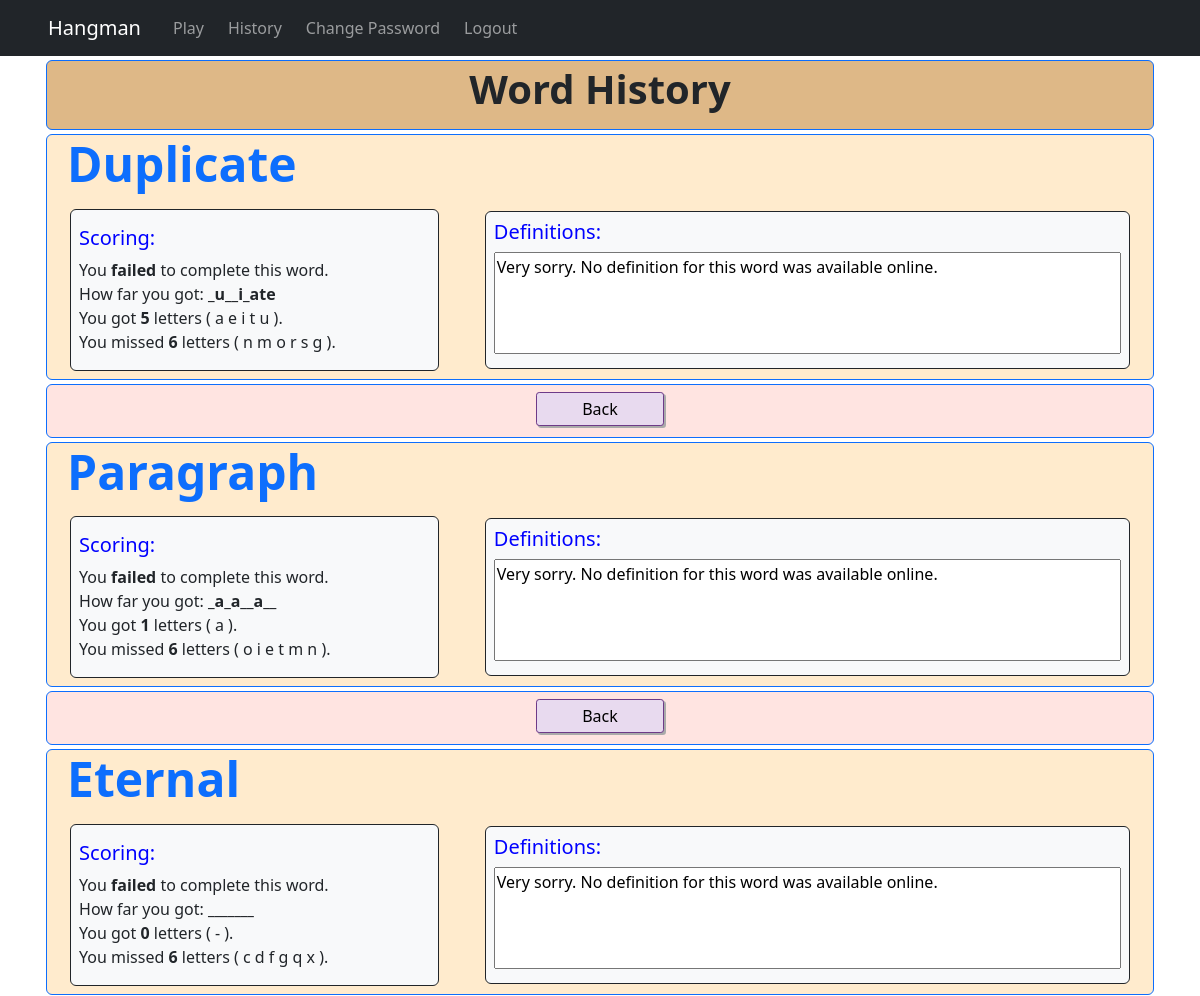
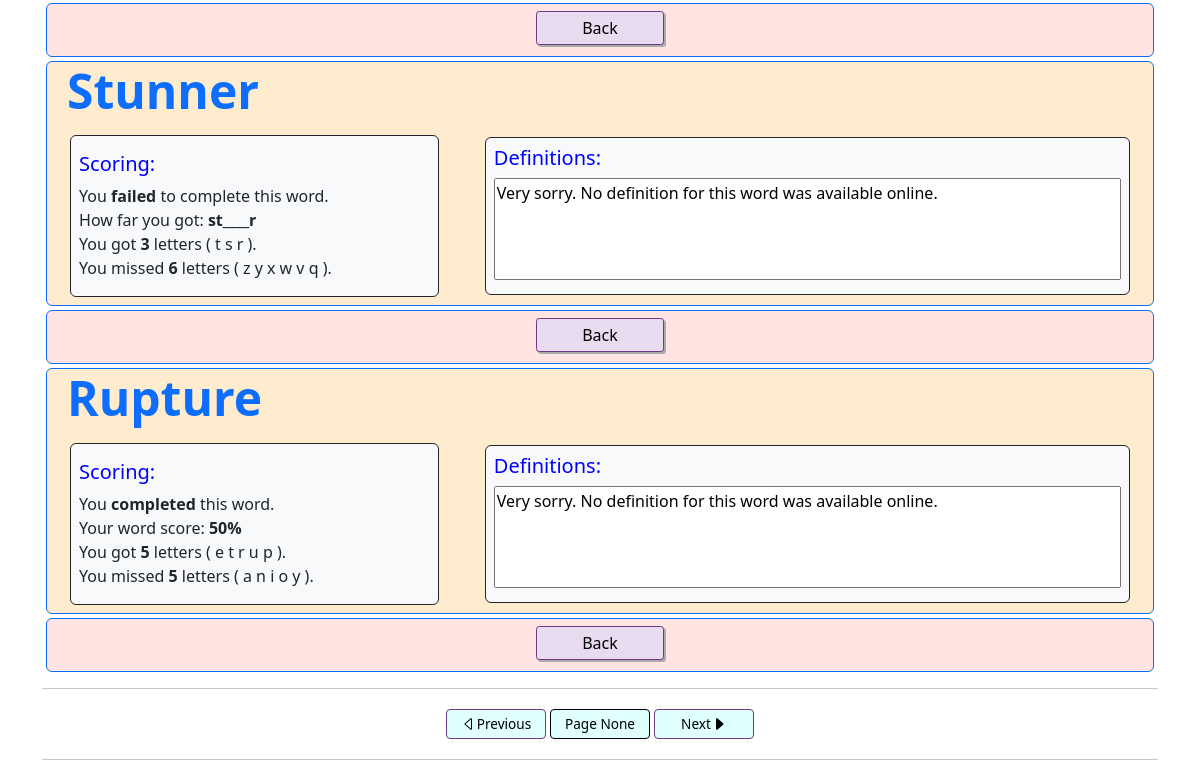
The app's page /history (signed in), older data (2 pictures, top to bottom).
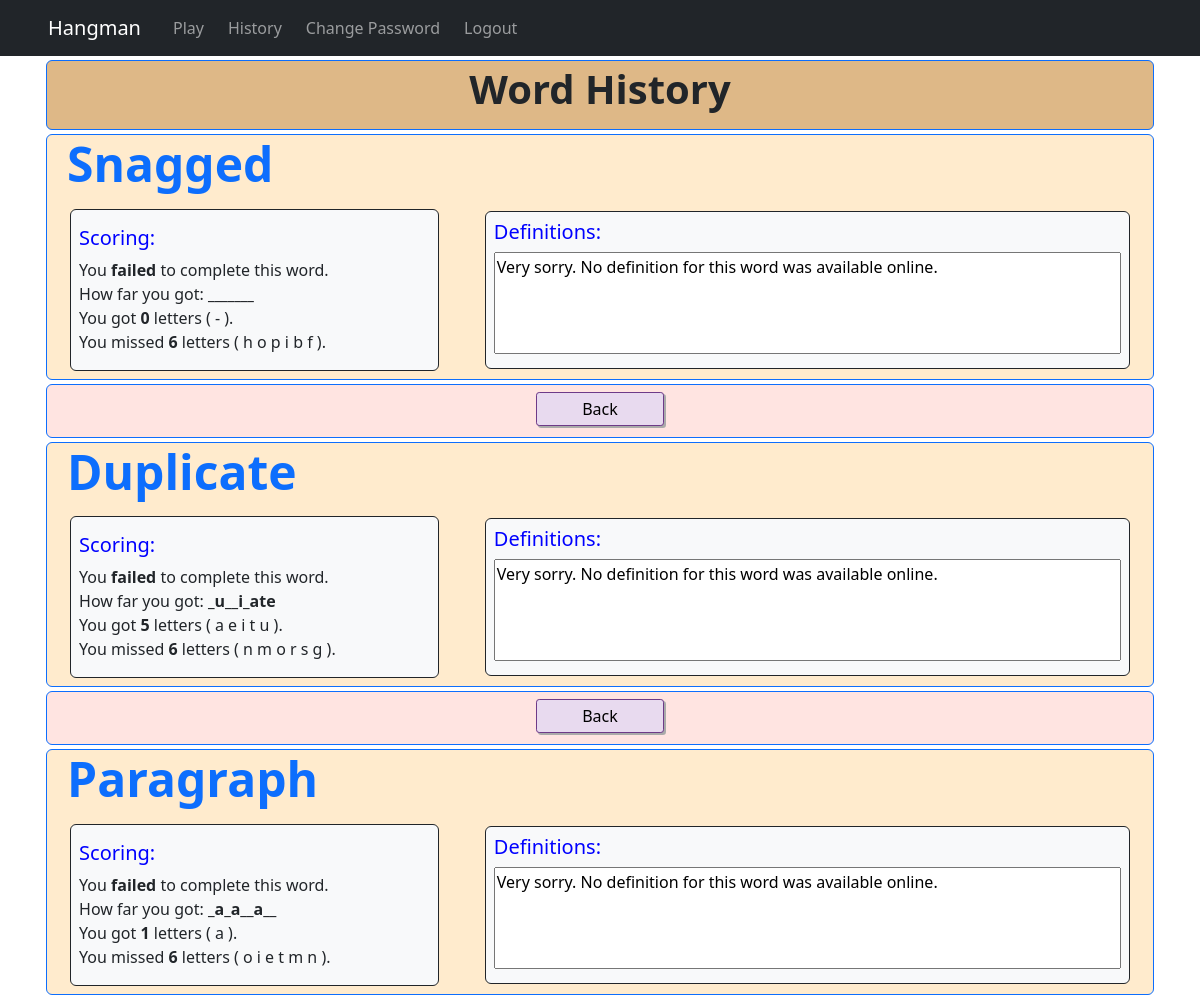
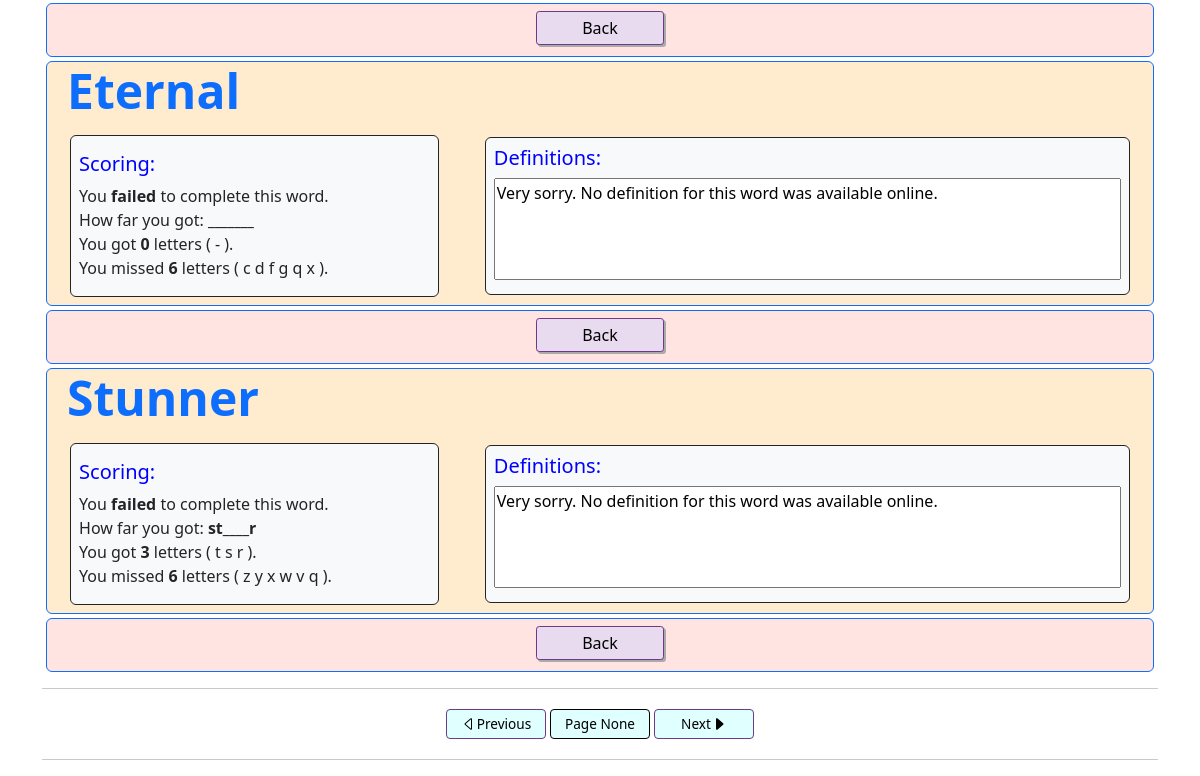
The same page, newer data (2 pictures, top to bottom).
### hangmanapp/models.py (models this page shows, shortened)
class UserWordHistory(models.Model):
    user = models.ForeignKey(User, on_delete = models.CASCADE)
    word = models.CharField(max_length = 60, blank = True, null = True)
    player_word = models.CharField(max_length = 60, blank = True, null = True)
    hits = models.PositiveIntegerField(default = 0)
    misses = models.PositiveIntegerField(default = 0)
    used_letters = models.CharField(max_length = 30, blank = True, null = True)
    complete = models.BooleanField(default = False)
    won = models.BooleanField(default = False)
    """
    Superceded. This was the initial idea, but I have decided that there is
    nothing wrong with repeating words, only not too frequently.
    An implementation of the improved mechanism is in functions.py.
    class Meta:
        unique_together = ["user", "word"]
    """

### hangmanapp/views.py (the view)
# urls.py: path("history", views.history_view, name = "history"),
@login_required
def history_view(request):
    if request.method == "GET":
        user_history = UserWordHistory.objects.filter(user = request.user).exclude(complete = False).order_by("-id")
        paginate = Paginator(user_history, 5)
        page = request.GET.get("page")
        try:
            user_word_list = paginate.get_page(page)
        except PageNotAnInteger:
            user_word_list = paginate.get_page(1)
        paginator_data = {
            "has_next": user_word_list.has_next(),
            "has_previous": user_word_list.has_previous(),
            "next_page_number": user_word_list.next_page_number() if user_word_list.has_next() else None,
            "previous_page_number": user_word_list.previous_page_number() if user_word_list.has_previous() else None,
            "current_page_number": page
        }
        historic_data = list()
        for record in user_word_list:
            score = round((record.hits / (record.hits + record.misses)) * 100) if record.won else 0
            word_struct_dict = {
                "id": record.id,
                "word": record.word,
                "p_word": record.player_word,
                "hit_num": record.hits,
                "miss_num": record.misses,
                "won": record.won,
                "win_chars": [c for c in list(record.used_letters) if c in record.player_word],
                "miss_chars": [c for c in list(record.used_letters) if c not in record.player_word],
                "win_score": f"{score}%"
            }
            historic_data.append(word_struct_dict)
        context = {"historic_data": historic_data, "page_data": paginator_data}
        return render(request, "hangmanapp/history.html", context = context)
    else:
        return HttpResponse("ERROR: POST requested in User History.")

### hangmanapp/templates/hangmanapp/history.html (shortened to what this page needs)
{% extends "hangmanapp/layout.html" %}
{% block head %}
    {% load static %}
    <link rel="stylesheet" href="{% static 'hangmanapp/gamestyles.css' %}">
{% endblock %}
{% block body %}
    <div class="container-md justify-content-center">
        {% if historic_data %}
            <div class="row m-1 border border-primary rounded justify-content-around" style="background-color: burlywood;">
                <div class="col text-center px-3 pb-1 m-1">
                    <h3 class="text-dark display-6 fw-bold">Word History</h3>
                </div>
            </div>
            {% for record in historic_data %}
                <div class="row m-1 border border-primary rounded justify-content-around" style="background-color: blanchedalmond;">
                    <div class="col-12">
                        <div name="recordFrame" class="row d-flex justify-content-around align-items-center">
                            <div class="col-12">
                                <h1 class="text-primary display-5 fw-bold ms-2">{{ record.word.capitalize }}</h1>
                            </div>
                            <div class="col-11 col-lg-4 border border-dark bg-light rounded m-2 px-2 py-3">
                                <h5 style="color: blue;">Scoring:</h5>
                                {% if record.won == True %}
                                    You <b>completed</b> this word.<br>Your word score: <b>{{ record.win_score }}</b><br>
                                {% else %}
                                    You <b>failed</b> to complete this word. <br>How far you got: <strong>{{ record.p_word }}</strong><br>
                                {% endif %}
                                You got <strong>{{ record.hit_num }}</strong> letters (
                                    {% for c in record.win_chars %}
                                        {{ c }}
                                    {% empty %}
                                        -
                                    {% endfor %}
                                ).<br>
                                You missed <strong>{{ record.miss_num }}</strong> letters (
                                    {% for c in record.miss_chars %}
                                        {{ c }}
                                    {% empty %}
                                        -
                                    {% endfor %}
                                ).
                            </div>
                            <div name="definitionFrame" class="col-11 col-lg-7 border border-dark bg-light rounded m-2 p-2">
                                <h5 style="color: blue;">Definitions:</h5>
                                <textarea class="defTextArea" style="width: 100%; resize: none;" rows="4" readonly></textarea>
                            </div>
                        </div>
                    </div>
                </div>
                <div class="row m-1 border border-primary rounded justify-content-around" style="background-color: MistyRose;">
                    <div class="col text-center px-3 pb-1 m-1">
                        <a href="{% url 'home' %}"><input class="formBtn mx-1" type="button" value="Back"></a>
                    </div>
                </div>
            {% endfor %}
        {% endif %}
        <hr>
        <div class="d-flex justify-content-center p-1">
            {% if page_data %}
                {% if page_data.has_previous %}
                    <a style="text-decoration: none;" href="?page={{ page_data.previous_page_number }}"><button type="button" class="pageBtn btn btn-sm"><img src="{% static 'hangmanapp/caret-left-fill.svg' %}" alt="O">Previous</button></a>
                {% else %}
                    <button type="button" class="pageBtn btn btn-sm"><img src="{% static 'hangmanapp/caret-left.svg' %}" alt="O">Previous</button>
                {% endif %}
                <button type="button" class="pageBtn btn btn-sm" disabled>Page {{ page_data.current_page_number }}</button>
                {% if page_data.has_next %}
                    <a style="text-decoration: none;" href="?page={{ page_data.next_page_number }}"><button type="button" class="pageBtn btn btn-sm">Next<img src="{% static 'hangmanapp/caret-right-fill.svg' %}" alt="O"></button></a>
                {% else %}
                    <button type="button" class="pageBtn btn btn-sm">Next<img src="{% static 'hangmanapp/caret-right.svg' %}" alt="O"></button>
                {% endif %}
            {% endif %}
        </div>
        <hr>
    </div>
{% endblock %}

### hangmanapp/templates/hangmanapp/layout.html (shortened to what this page needs)
<!DOCTYPE html>
<html>
    <head>
        {% load bootstrap5 %}
        {% bootstrap_css %}
        {% load static %}
        {% block head %}{% endblock %}
    </head>
    <body>
        <nav class="navbar navbar-expand-sm navbar-dark bg-dark">
            <a class="navbar-brand ms-2 ms-md-5" href="{% url 'home' %}">Hangman</a>
            <div class="collapse navbar-collapse" id="n_bar">
                <ul class="navbar-nav">
                    {% if user.is_authenticated %}
                        <li class="nav-item">
                            <a class="nav-link ms-2" href="{% url 'game' %}">Play</a>
                        </li>
                        <li class="nav-item">
                            <a class="nav-link ms-2" href="{% url 'history' %}">History</a>
                        </li>
                        <li class="nav-item">
                            <a class="nav-link ms-2" href="{% url 'changepwd' %}">Change Password</a>
                        </li>
                        <li class="nav-item">
                            <a class="nav-link ms-2" href="{% url 'logout' %}">Logout</a>
                        </li>
                    {% endif %}
                </ul>
            </div>
        </nav>
        {% block body %}{% endblock %}
    </body>
</html>

### hangmanapp/static/hangmanapp/gamestyles.css (style rules this page uses)
input.formBtn { background-color: #e8daef; padding-left: 1rem; padding-right: 1rem; padding-top: 0.25rem; padding-bottom: 0.25rem; border: 1px solid #6e3a88; border-radius: 0.2rem; box-shadow: 2px 2px #aaa; color: black; min-width: 8rem; margin-top: 3px; margin-bottom: 3px; }
button.pageBtn { display: flex; color: black; align-items: center; justify-content: center; background-color: #e0ffff; border: #2e86c1; border: 1px solid #6e3a88; margin-left: 2px; margin-right: 2px; min-width: 100px; font-size: 0.85rem; }
button.pageBtn:disabled { background-color: #e0ffff; opacity: 1; color: black; }

Row changes from the older to the newer data that the page shows:
no longer on this page (row unchanged): UserWordHistory: word "Rupture", win_score "50%", hit_num "5", win_chars "e" "t" "r" "u" "p", miss_num "5", miss_chars "a" "n" "i" "o" "y"
added UserWordHistory: word "Snagged", p_word "_______", hit_num "0", miss_num "6", miss_chars "h" "o" "p" "i" "b" "f"
